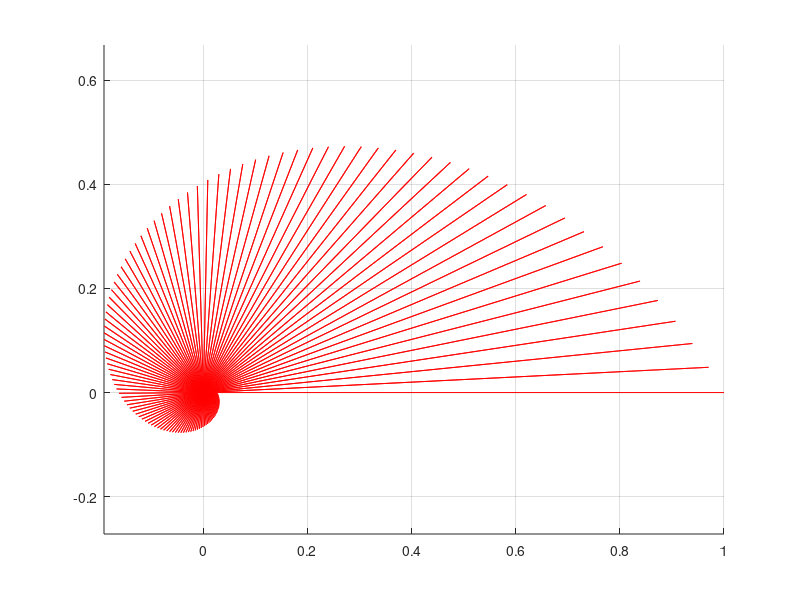

Recreate this plot in MATLAB.
close all
clearvars
clc

spiralCenter = [0; 0];

r0 = 1;
theta0 =0;

alpha = 0;
angle = [];
x = [];
y = [];
theta = 0;

while alpha < pi/3
    angle = [angle, cot(alpha)];
    alpha = alpha + 0.001;
end

while theta < 2*pi
    r = r0.*exp(angle.* (theta0 - theta));
    x  = [x, r.*cos(theta) + spiralCenter(1)];
    y =  [y, r.*sin(theta) + spiralCenter(2)];
    theta = theta + 0.05;
end

figure
hold on
grid on
plot(spiralCenter(1), spiralCenter(2), 'k+', 'LineWidth', 2)
plot(x,y, 'r')
plot(x(1), y(1), 'or')
axis equal